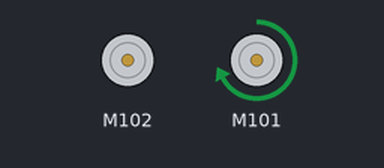
Recording of a sketch running on a simulated Arduino Uno, built with avr-gcc and run on an emulated ATmega328P. On the bench: 2 × DC motor (green arrow = forward, orange = backward, longer = faster).

Above: at 1.0 s.
At 5.0 s:
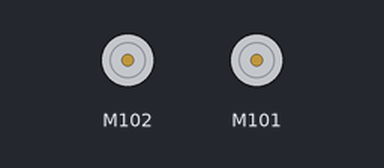
At 10.0 s:
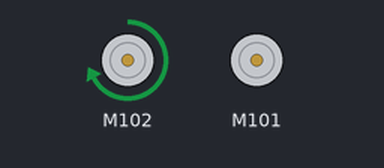
At 19.0 s:
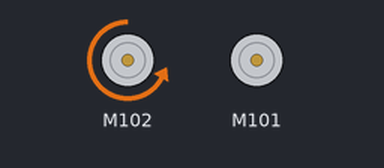
Timing chart, 0 to 20.8 s (numbered marks = the images above):
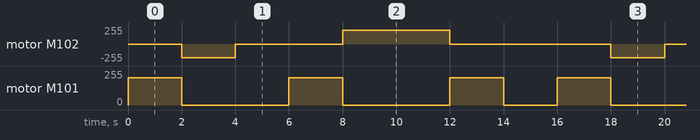

The sketch:

38.ino
```cpp
#include "Grove_I2C_Motor_Driver.h"

// default I2C address is 0x0f
#define I2C_ADDRESS 0x0f

void setup() {
  Motor.begin(I2C_ADDRESS);
}

void loop() {

  Motor.stop(MOTOR2);
  Motor.speed(MOTOR1, 80);
  delay(2000);
  Motor.speed(MOTOR2, -80);
  Motor.stop(MOTOR1);
  delay(2000);

  Motor.stop(MOTOR1);
  Motor.stop(MOTOR2);
  delay(2000);
//////////////////////////////////////
  Motor.stop(MOTOR2);
  Motor.speed(MOTOR1, 80);
  delay(2000);
  Motor.stop(MOTOR1);
  Motor.speed(MOTOR2, 80);
  delay(4000);
  Motor.stop(MOTOR2);
  Motor.speed(MOTOR1, 80);
  delay(2000);

  Motor.stop(MOTOR1);
  Motor.stop(MOTOR2);
  delay(2000);
}

// End of file
```

Measured:
- by itself, motor M102: repeats every 16.0 s: stopped 4.0 s, forward 204/255 4.0 s, stopped 6.0 s, backward 204/255 2.0 s
- by itself, motor M101: repeats every 16.0 s: 2 × (stopped 4.0 s, forward 204/255 2.0 s), stopped 2.0 s, forward 204/255 2.0 s
